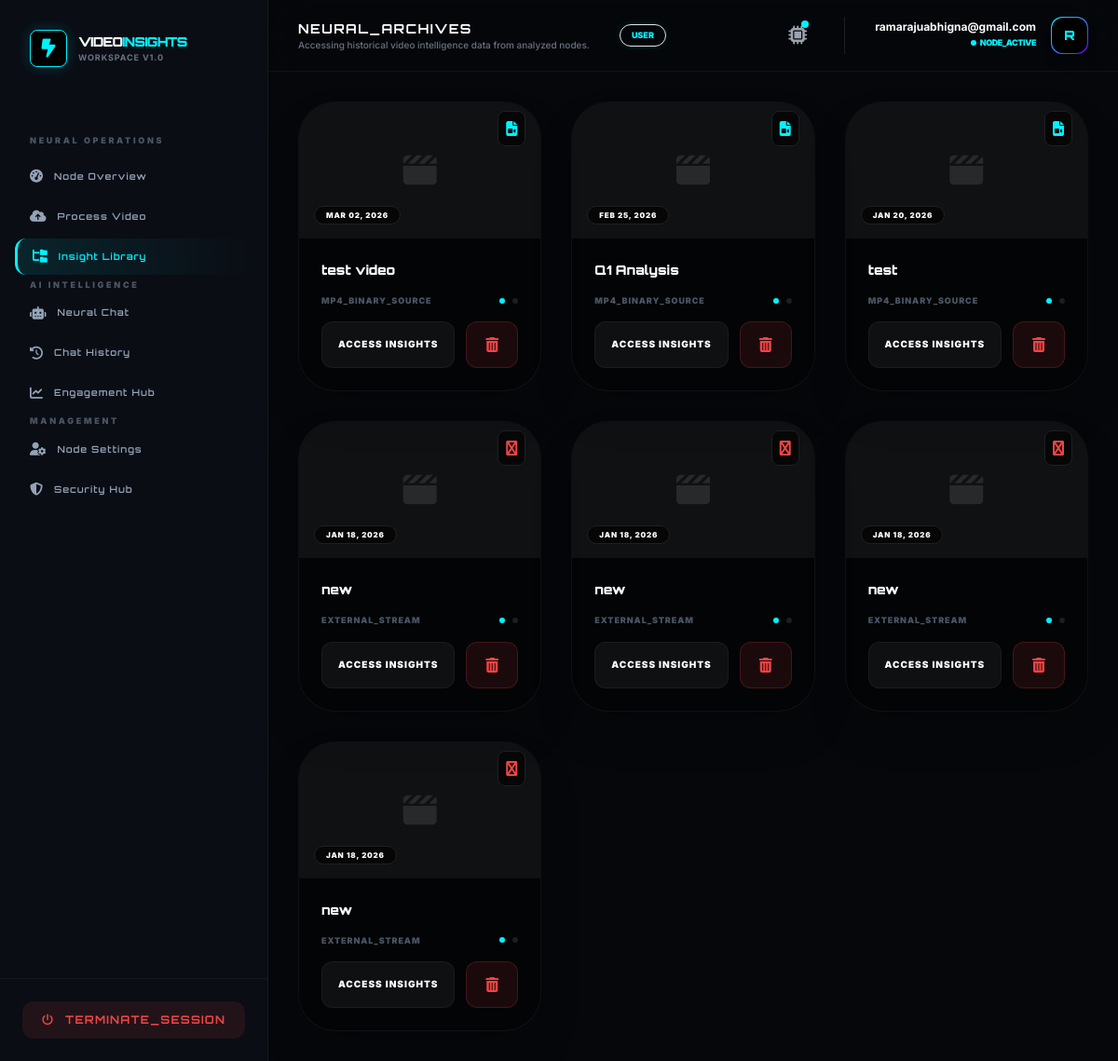
The app's page /portal/library/ (signed in) with its own data.
### accounts/models.py (models this page shows, shortened)
class User(AbstractUser):
    username = None
    email = models.EmailField(unique=True)
    ROLE_CHOICES = (
        ('admin', 'Admin'),
        ('user', 'User'),
    )
    role = models.CharField(max_length=10, choices=ROLE_CHOICES, default='user')
    is_verified = models.BooleanField(default=False)
    login_count = models.PositiveIntegerField(default=0)
    USERNAME_FIELD = 'email'
    REQUIRED_FIELDS = []
    objects = CustomUserManager()

### videos/models.py (models this page shows)
class VideoAnalysis(models.Model):
    user = models.ForeignKey(settings.AUTH_USER_MODEL, on_delete=models.CASCADE)
    title = models.CharField(max_length=255)
    video_file = models.FileField(upload_to='videos/', null=True, blank=True) # Binary Node
    youtube_url = models.URLField(null=True, blank=True) # Stream Node
    transcript = models.TextField(null=True, blank=True) # Speech-to-Text Node
    summary = models.TextField(null=True, blank=True)
    keywords = models.JSONField(default=list) # NLP Topic Node
    engagement_data = models.JSONField(default=list, null=True, blank=True)
    objects_detected = models.JSONField(default=list) # Computer Vision Node
    key_moments = models.JSONField(default=list, blank=True)
    activity_type = models.CharField(max_length=100, default="General Analysis")
    created_at = models.DateTimeField(auto_now_add=True)
    ai_processed = models.BooleanField(default=False)
    ai_failed = models.BooleanField(default=False)

### videos/views.py (the view)
# urls.py: path('library/', views.video_list, name='video_list'),
@login_required
def video_list(request):
    if hasattr(request.user, 'role') and request.user.role == 'admin':
        videos = VideoAnalysis.objects.all().order_by('-created_at')
    else:
        videos = VideoAnalysis.objects.filter(user=request.user).order_by('-created_at')
    return render(request, 'videos/library.html', {'videos': videos})

### templates/videos/library.html (shortened to what this page needs)
{% extends "base2.html" %}
{% block page_title %}NEURAL_ARCHIVES{% endblock %}
{% block page_subtitle %}Accessing historical video intelligence data from analyzed nodes.{% endblock %}
{% block content %}
<div class="grid grid-cols-1 md:grid-cols-2 lg:grid-cols-3 gap-8 animate-fade-in">
    {% for video in videos %}
    <div class="bg-black/40 border border-white/5 rounded-[2.5rem] overflow-hidden group hover:border-[var(--accent-cyan)]/30 transition-all shadow-2xl">
        <div class="aspect-video bg-white/5 flex items-center justify-center relative">
            <i class="fa fa-clapperboard text-4xl text-white/10 group-hover:text-[var(--accent-cyan)]/20 transition-all"></i>
            <div class="absolute top-4 right-4">
                {% if video.video_file %}
                    <span class="bg-black/60 backdrop-blur-md p-2 rounded-lg border border-white/10 text-[var(--accent-cyan)]">
                        <i class="fa fa-file-video"></i>
                    </span>
                {% else %}
                    <span class="bg-black/60 backdrop-blur-md p-2 rounded-lg border border-white/10 text-red-500">
                        <i class="fa fa-youtube"></i>
                    </span>
                {% endif %}
            </div>
            <div class="absolute bottom-4 left-4">
                <span class="bg-black/60 backdrop-blur-md text-[8px] font-black text-white px-3 py-1 rounded-full uppercase tracking-widest border border-white/10">
                    {{ video.created_at|date:"M d, Y" }}
                </span>
            </div>
        </div>
        <div class="p-6 space-y-4">
            <h3 class="orbitron text-sm font-black text-white truncate">{{ video.title }}</h3>
            <div class="flex items-center justify-between">
                <p class="text-[9px] font-black text-gray-600 uppercase tracking-widest">
                    {% if video.video_file %}MP4_BINARY_SOURCE{% else %}EXTERNAL_STREAM{% endif %}
                </p>
                <div class="flex gap-2">
                    <span class="w-1.5 h-1.5 rounded-full bg-[var(--accent-cyan)] animate-pulse"></span>
                    <span class="w-1.5 h-1.5 rounded-full bg-white/10"></span>
                </div>
            </div>
            <div class="flex gap-3 mt-4">
                <a href="{% url 'video_insight_detail' video.pk %}"
                   onclick="showNeuralLoader('{{ video.title }}')"
                   class="flex-1 py-4 rounded-xl bg-white/5 border border-white/5 text-center text-[10px] font-black text-white uppercase tracking-widest hover:bg-[var(--accent-cyan)] hover:text-black hover:shadow-[0_0_15px_var(--accent-cyan)] transition-all">
                    Access Insights
                </a>
                <button onclick="confirmPurge('{{ video.pk }}', '{{ video.title }}')"
                        class="px-5 py-3 rounded-xl bg-red-500/10 border border-red-500/20 text-red-500 hover:bg-red-500 hover:text-white transition-all">
                    <i class="fa fa-trash-can"></i>
                </button>
            </div>
        </div>
    </div>
    {% endfor %}
</div>
{% endblock %}

### templates/base2.html (shortened to what this page needs)
<!DOCTYPE html>
<html lang="en">
<head>
    <script src="https://cdn.tailwindcss.com"></script>
    <link rel="stylesheet" href="https://cdnjs.cloudflare.com/ajax/libs/font-awesome/6.4.2/css/all.min.css">
</head>
<body class="min-h-screen flex">
<aside class="w-72 bg-[var(--sidebar-bg)] border-r border-white/5 hidden lg:flex flex-col sticky top-0 h-screen z-50">
    <div class="p-8">
        <a href="/" class="flex items-center gap-3">
            <div class="w-10 h-10 rounded-lg flex items-center justify-center bg-black border border-[var(--accent-cyan)] shadow-[0_0_15px_rgba(0,242,255,0.2)]">
                <i class="fa-solid fa-bolt-lightning text-xl text-[var(--accent-cyan)]"></i>
            </div>
            <div>
                <h2 class="orbitron text-sm font-black text-white tracking-tighter">VIDEO<span class="text-[var(--accent-cyan)]">INSIGHTS</span></h2>
                <p class="text-[9px] text-gray-500 uppercase tracking-widest font-bold">Workspace v1.0</p>
            </div>
        </a>
    </div>
    <nav class="flex-1 px-4 py-4 space-y-1 overflow-y-auto">
        {% if user.role == 'admin' %}
            {% include "partials/sidebar_admin.html" %}
        {% else %}
            {% include "partials/sidebar_user.html" %}
        {% endif %}
    </nav>
    <div class="p-6 border-t border-white/5">
        <a href="{% url 'logout' %}"
           class="flex items-center justify-center gap-3 px-4 py-3 rounded-xl bg-red-500/10 text-red-500 font-bold hover:bg-red-500 hover:text-white transition duration-300 orbitron text-xs tracking-widest">
            <i class="fa-solid fa-power-off"></i> TERMINATE_SESSION
        </a>
    </div>
</aside>
<div class="flex-1 flex flex-col min-w-0">
    <header class="bg-[var(--sidebar-bg)]/80 backdrop-blur-xl border-b border-white/5 sticky top-0 z-40 px-8 py-4 flex justify-between items-center">
        <div class="flex items-center gap-4">
             <div class="hidden sm:block">
                <h1 class="orbitron text-sm font-bold text-white tracking-widest uppercase">
                    {% block page_title %}Operational_Dashboard{% endblock page_title %}
                </h1>
                <p class="text-[10px] text-gray-500 font-medium">
                    {% block page_subtitle %}Synchronizing with Neural Pipeline...{% endblock page_subtitle %}
                </p>
             </div>
             <span class="bg-[var(--accent-cyan)]/10 text-[var(--accent-cyan)] text-[9px] uppercase font-black px-3 py-1 rounded-full ml-4 border border-[var(--accent-cyan)]/20 shadow-[0_0_10px_rgba(0,242,255,0.1)]">
                {{ user.role|default:"User" }}
             </span>
        </div>
        <div class="flex items-center gap-8">
            <div class="relative group">
                <button class="relative p-2 text-gray-400 hover:text-[var(--accent-cyan)] transition-colors">
                    <i class="fa-solid fa-microchip text-xl"></i>
                    <span class="absolute top-1.5 right-1.5 w-2 h-2 bg-[var(--accent-cyan)] rounded-full animate-pulse"></span>
                </button>
            </div>
            <div class="flex items-center gap-4 border-l border-white/10 pl-8">
                <div class="text-right hidden sm:block">
                    <p class="text-xs font-bold text-white leading-none mb-1">{{ user.email }}</p>
                    <p class="text-[9px] text-[var(--accent-cyan)] font-black uppercase flex items-center justify-end gap-1 tracking-tighter">
                        <span class="w-1.5 h-1.5 bg-[var(--accent-cyan)] rounded-full animate-ping"></span> NODE_ACTIVE
                    </p>
                </div>
                <div class="w-10 h-10 rounded-xl bg-gradient-to-br from-[var(--accent-cyan)] to-[var(--accent-purple)] p-[1px] shadow-lg">
                    <div class="w-full h-full bg-black rounded-xl flex items-center justify-center text-[var(--accent-cyan)] font-black orbitron text-sm">
                        {{ user.email|first|upper }}
                    </div>
                </div>
            </div>
        </div>
    </header>
    <main class="flex-1 p-8 overflow-y-auto">
        <div class="max-w-7xl mx-auto animate-fade-in">
            {% block content %}{% endblock content %}
        </div>
    </main>
</div>
</body>
</html>

### templates/base2.html (style rules this page uses)
:root { --bg-workspace: #05070a; --sidebar-bg: #0a0d14; --accent-cyan: #00f2ff; --accent-purple: #7000ff; --card-dark: #10141d; }
body { font-family: 'Inter', sans-serif; background-color: var(--bg-workspace); color: #e2e8f0; }
.orbitron { font-family: 'Orbitron', sans-serif; }
.animate-fade-in { animation: fadeIn 0.3s ease-out; }

### records on screen
User: role "USER", email "ramarajuabhigna@gmail.com", email|first "R"
VideoAnalysis: created_at "MAR 02, 2026", title "test video", shows "MP4_BINARY_SOURCE"
VideoAnalysis: created_at "FEB 25, 2026", title "Q1 Analysis", shows "MP4_BINARY_SOURCE"
VideoAnalysis: created_at "JAN 20, 2026", title "test", shows "MP4_BINARY_SOURCE"
VideoAnalysis: created_at "JAN 18, 2026", title "new", video_file "EXTERNAL_STREAM"
VideoAnalysis: created_at "JAN 18, 2026", title "new", video_file "EXTERNAL_STREAM"
VideoAnalysis: created_at "JAN 18, 2026", title "new", video_file "EXTERNAL_STREAM"
VideoAnalysis: created_at "JAN 18, 2026", title "new", video_file "EXTERNAL_STREAM"
